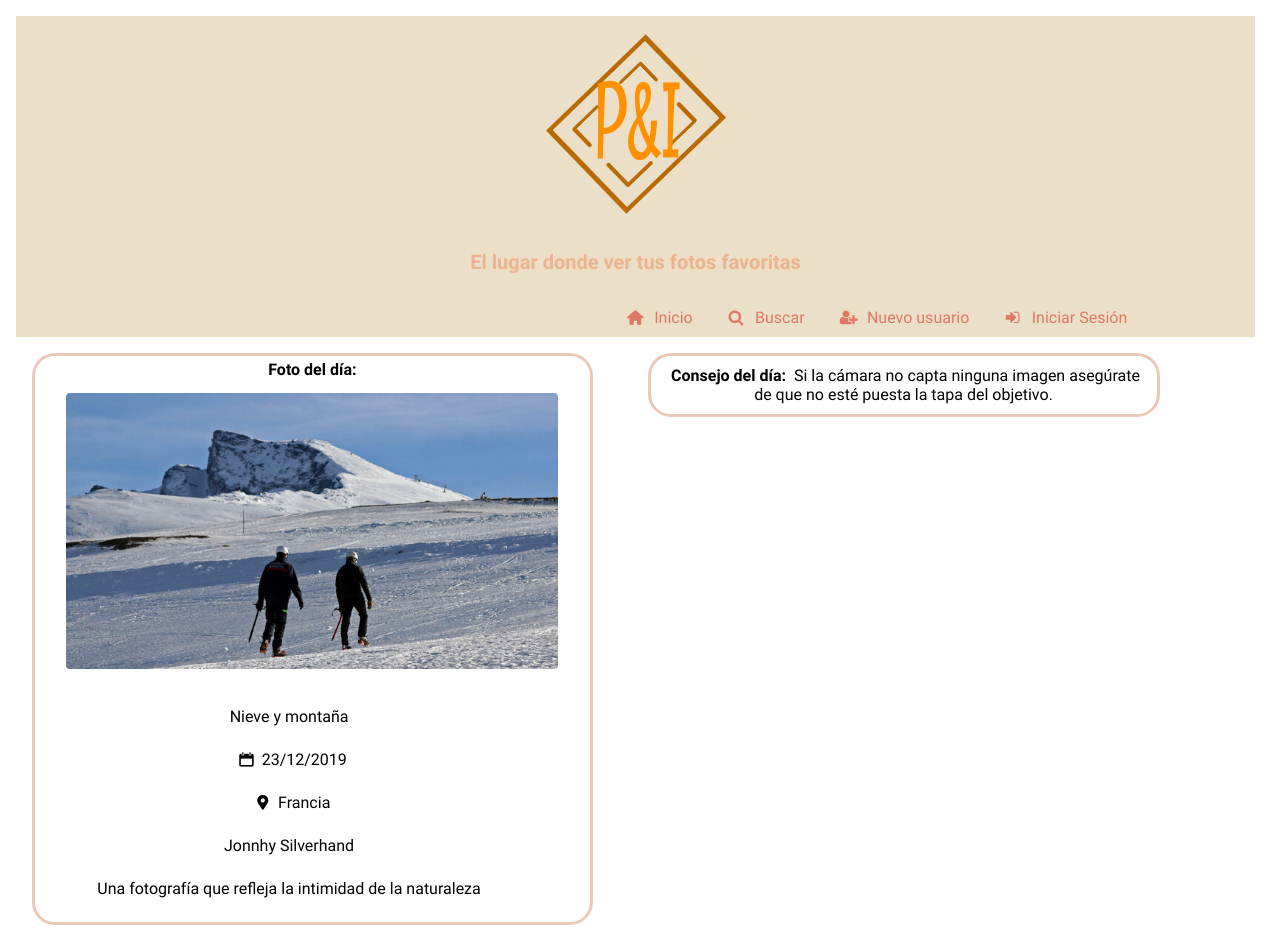
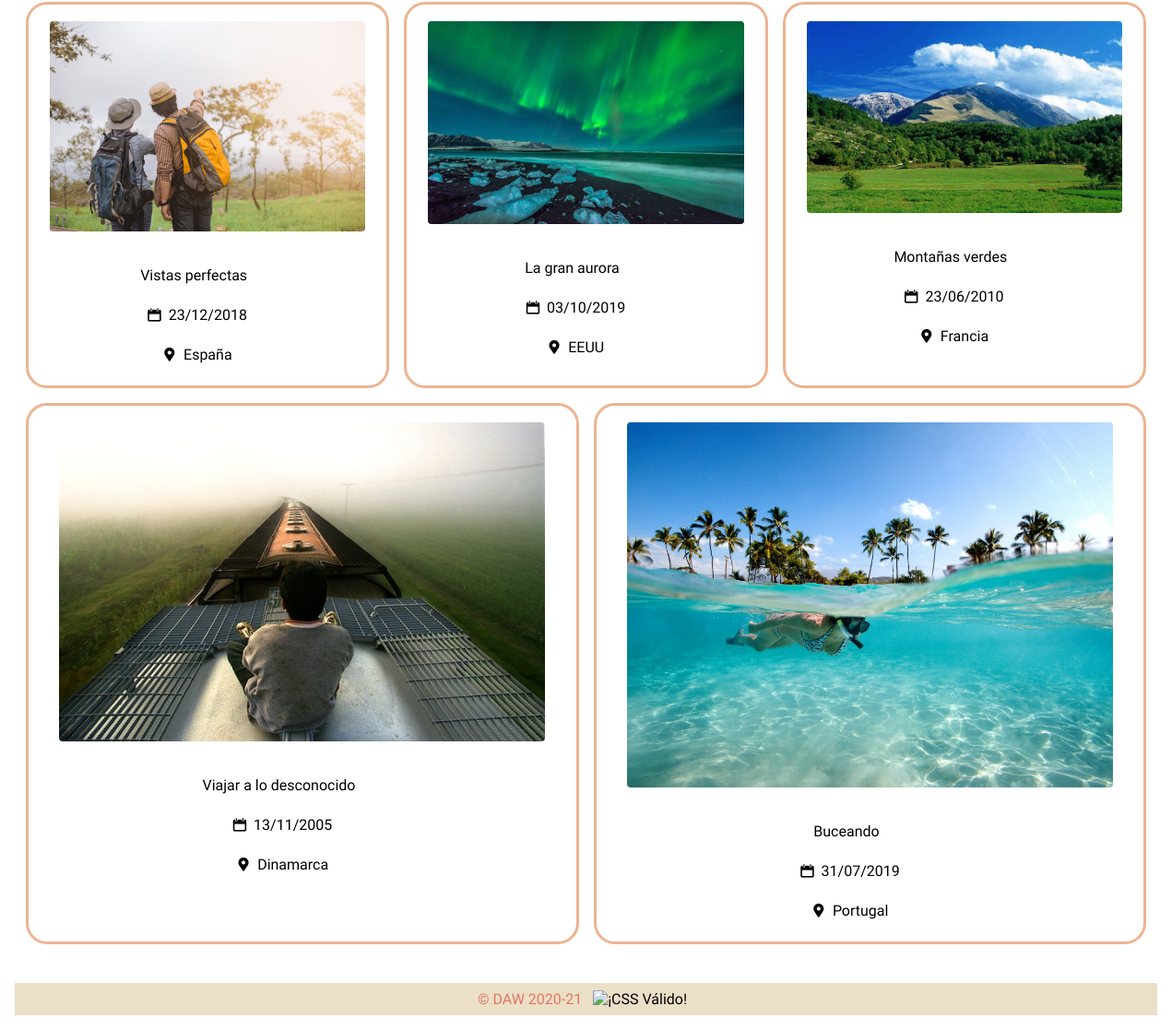
The page / on the database its author committed (2 pictures, top to bottom).
### tables this page shows
CREATE TABLE `fotos` (
  `IdFoto` int(11) NOT NULL,
  `Titulo` text NOT NULL,
  `Descripcion` text NOT NULL,
  `Fecha` date DEFAULT NULL,
  `Pais` int(11) DEFAULT NULL,
  `Album` int(11) NOT NULL,
  `Fichero` text NOT NULL,
  `Alternativo` text DEFAULT NULL,
  `FRegistro` timestamp NOT NULL DEFAULT CURRENT_TIMESTAMP
);

CREATE TABLE `paises` (
  `IdPais` int(11) NOT NULL ,
  `NomPais` text NOT NULL
);

### index.php (called while the page is built, shortened)
<?php $title = "Página principal";
require_once("cabeza.php"); ?>
<?php require_once("cabecera.php"); ?>
<?php $menu_usuario = "";
require_once("navegador.php"); ?>
<?php
require_once("index_cargar_foto_dia.php");
require_once("index_cargar_consejos.php");
require_once("index_cargar_fotos.php");
?>
<?php require_once("pie.php"); ?>

### accesoBaseDatos.php (called while the page is built, shortened)
<?php
    function peticionPIBD($sentencia)
    {
        $resultado = null;
        $mysqli = @new mysqli(
            'localhost',
            'root',
            '',
            'pibd');
        if(!($resultado = $mysqli->query($sentencia)))
        {
            echo "<p>Error al ejecutar la sentencia <b>$sentencia</b>: " . $mysqli->error;
            echo '</p>';
            exit;
        }
        return $resultado;
    }
?>

### index_cargar_fotos.php (the view)
<main class='flexbox-container'>
    <?php
    $tope = 0;
    $sentencia = 'SELECT *, DATE_FORMAT(Fecha,"%d/%m/%Y")fechaDMY FROM fotos join paises on Pais=IdPais order by FRegistro desc';
    if ($resultado = peticionPIBD($sentencia)) {
        while (($fila = $resultado->fetch_assoc()) && $tope < 5)
        {
            if ($fila['NomPais'] == "_") {
                $ubi = "SIN UBICACIÓN";
            } else {
                $ubi = $fila['NomPais'];
            }
            if ($reg == true) {
                if (!preg_match_all('#[1-9]+#', $fila['fechaDMY'])) {
                    echo  "
                    <div class='imagind'>
                    <a href='foto.php?id=" . $fila['IdFoto'] . "'><img src='./imgs/" . $fila['Fichero'] . "' 'alt='" . $fila['Alternativo'] . "' width='300'></a>
                        <p class='datos'>" . $fila['Titulo'] . "</p>
                        <p class='datos'> <span class='icon-calendar'></span>Sin fecha</p>
                        <p class='datos'> <span class='icon-location-1'></span>" . $ubi . "</p>
                    </div>";
                } else {
                    echo  "
                    <div class='imagind'>
                    <a href='foto.php?id=" . $fila['IdFoto'] . "'><img src='./imgs/" . $fila['Fichero'] . "' 'alt='" . $fila['Alternativo'] . "' width='300'></a>
                        <p class='datos'>" . $fila['Titulo'] . "</p>
                        <p class='datos'> <span class='icon-calendar'></span>" . $fila['fechaDMY'] . "</p>
                        <p class='datos'> <span class='icon-location-1'></span>" . $ubi . "</p>
                    </div>";
                }
            } else {
                if (!preg_match_all('#[1-9]+#', $fila['fechaDMY'])) {
                    echo  "
                    <div class='imagind'>
                    <a href='error.php'><img src='./imgs/" . $fila['Fichero'] . "' 'alt='" . $fila['Alternativo'] . "' width='300'></a>
                        <p class='datos'>" . $fila['Titulo'] . "</p>
                        <p class='datos'> <span class='icon-calendar'></span>Sin fecha</p>
                        <p class='datos'> <span class='icon-location-1'></span>" . $ubi . "</p>
                    </div>";
                } else {
                    echo  "
                    <div class='imagind'>
                    <a href='error.php'><img src='./imgs/" . $fila['Fichero'] . "' 'alt='" . $fila['Alternativo'] . "' width='300'></a>
                        <p class='datos'>" . $fila['Titulo'] . "</p>
                        <p class='datos'> <span class='icon-calendar'></span>" . $fila['fechaDMY'] . "</p>
                        <p class='datos'> <span class='icon-location-1'></span>" . $ubi . "</p>
                    </div>";
                }
            }
            $tope += 1;
        }
    }
    ?>
</main>

### index_cargar_foto_dia.php
<section>
    <div class='left'>
        <?php
        if($lineas = file("ficheros/fotos_dia.txt"))
        {
            $pos = mt_rand(0, sizeof($lineas) - 1);
            if(($linea = explode(';',$lineas[$pos])) && sizeof($linea) == 3){
                $idFoto = $linea[0];
                $critico = $linea[1];
                $reseña = $linea[2];
                $sentencia = 'SELECT *, DATE_FORMAT(Fecha,"%d/%m/%Y")fechaDMY FROM fotos join paises on Pais=IdPais WHERE IdFoto = ' . $idFoto . '';
                if ($resultado = peticionPIBD($sentencia))
                {
                    while ($fila = $resultado->fetch_assoc())
                    {
                        if ($fila['NomPais'] == "_") {
                            $ubi = "SIN UBICACIÓN";
                        }
                        else
                        {
                            $ubi = $fila['NomPais'];
                        }
                        if($reg == true)
                        {
                            echo  "
                            <div class='imagdia'>
                            <b>Foto del día:</b><br>
                            <a href='foto.php?id=" . $fila['IdFoto'] . "'><img src='./imgs/" . $fila['Fichero'] . "' 'alt='" . $fila['Alternativo'] . "' width='300'></a>
                                <p class='datos'>" . $fila['Titulo'] . "</p>
                                <p class='datos'> <span class='icon-calendar'></span>" . $fila['fechaDMY'] . "</p>
                                <p class='datos'> <span class='icon-location-1'></span>" . $ubi . "</p>
                                <p class='datos'>" . $critico . "</p>
                                <p class='datos'>" . $reseña . "</p>
                            </div>";
                        }
                        else
                        {
                            echo  "
                            <div class='imagdia'>
                            <b>Foto del día:</b><br>
                            <a href='error.php'><img src='./imgs/" . $fila['Fichero'] . "' 'alt='" . $fila['Alternativo'] . "' width='300'></a>
                                <p class='datos'>" . $fila['Titulo'] . "</p>
                                <p class='datos'> <span class='icon-calendar'></span>" . $fila['fechaDMY'] . "</p>
                                <p class='datos'> <span class='icon-location-1'></span>" . $ubi . "</p>
                                <p class='datos'>" . $critico . "</p>
                                <p class='datos'>" . $reseña . "</p>
                            </div>";
                        }
                    }
                }
            }
            else
            {
                echo "Vaya, no se ha podido obtener la foto del día.<br>";
            }
        }
        else
        {
            echo "Vaya, no se ha podido obtener la foto del día.<br>";
        }
        ?>
    </div>

### rows shown on the page
fotos: Fichero (picture), Titulo "Nieve y montaña", fechaDMY "23/12/2019", Pais.NomPais "Francia"
fotos: Fichero (picture), Titulo "Vistas perfectas", fechaDMY "23/12/2018", Pais.NomPais "España"
fotos: Fichero (picture), Titulo "La gran aurora", fechaDMY "03/10/2019", Pais.NomPais "EEUU"
fotos: Fichero (picture), Titulo "Montañas verdes", fechaDMY "23/06/2010", Pais.NomPais "Francia"
fotos: Fichero (picture), Titulo "Viajar a lo desconocido", fechaDMY "13/11/2005", Pais.NomPais "Dinamarca"
fotos: Fichero (picture), Titulo "Buceando", fechaDMY "31/07/2019", Pais.NomPais "Portugal"

### other values the page prints
$datos["Consejos"][$pos]["Consejo"] "Si la cámara no capta ninguna imagen asegúrate de que no esté puesta la tapa del objetivo."
